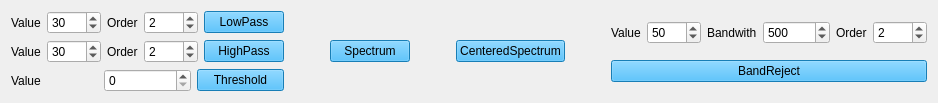
             <widget class="QWidget" name="tab_5">
              <attribute name="title">
               <string>Hw5</string>
              </attribute>
              <layout class="QHBoxLayout" name="horizontalLayout_26">
               <item>
                <layout class="QHBoxLayout" name="horizontalLayout_25">
                 <item>
                  <layout class="QVBoxLayout" name="verticalLayout_21">
                   <item>
                    <layout class="QHBoxLayout" name="horizontalLayout_21">
                     <item>
                      <widget class="QLabel" name="label_12">
                       <property name="text">
                        <string>Value</string>
                       </property>
                      </widget>
                     </item>
                     <item>
                      <widget class="QSpinBox" name="spinBox">
                       <property name="maximum">
                        <number>5000</number>
                       </property>
                       <property name="value">
                        <number>30</number>
                       </property>
                      </widget>
                     </item>
                     <item>
                      <widget class="QLabel" name="label_13">
                       <property name="text">
                        <string>Order</string>
                       </property>
                      </widget>
                     </item>
                     <item>
                      <widget class="QSpinBox" name="spinBox_4">
                       <property name="maximum">
                        <number>5000</number>
                       </property>
                       <property name="value">
                        <number>2</number>
                       </property>
                      </widget>
                     </item>
                     <item>
                      <widget class="QPushButton" name="pushButton_17">
                       <property name="styleSheet">
                        <string notr="true">background-color:rgb(33, 177, 255)</string>
                       </property>
                       <property name="text">
                        <string>LowPass</string>
                       </property>
                      </widget>
                     </item>
                    </layout>
                   </item>
                   <item>
                    <layout class="QHBoxLayout" name="horizontalLayout_22">
                     <item>
                      <widget class="QLabel" name="label_14">
                       <property name="text">
                        <string>Value</string>
                       </property>
                      </widget>
                     </item>
                     <item>
                      <widget class="QSpinBox" name="spinBox_2">
                       <property name="maximum">
                        <number>5000</number>
                       </property>
                       <property name="value">
                        <number>30</number>
                       </property>
                      </widget>
                     </item>
                     <item>
                      <widget class="QLabel" name="label_15">
                       <property name="text">
                        <string>Order</string>
                       </property>
                      </widget>
                     </item>
                     <item>
                      <widget class="QSpinBox" name="spinBox_5">
                       <property name="maximum">
                        <number>5000</number>
                       </property>
                       <property name="value">
                        <number>2</number>
                       </property>
                      </widget>
                     </item>
                     <item>
                      <widget class="QPushButton" name="pushButton_18">
                       <property name="styleSheet">
                        <string notr="true">background-color:rgb(33, 177, 255)</string>
                       </property>
                       <property name="text">
                        <string>HighPass</string>
                       </property>
                      </widget>
                     </item>
                    </layout>
                   </item>
                   <item>
                    <layout class="QHBoxLayout" name="horizontalLayout_23">
                     <item>
                      <widget class="QLabel" name="label_16">
                       <property name="text">
                        <string>Value</string>
                       </property>
                      </widget>
                     </item>
                     <item>
                      <widget class="QSpinBox" name="spinBox_3">
                       <property name="maximum">
                        <number>255</number>
                       </property>
                      </widget>
                     </item>
                     <item>
                      <widget class="QPushButton" name="pushButton_19">
                       <property name="styleSheet">
                        <string notr="true">background-color:rgb(33, 177, 255)</string>
                       </property>
                       <property name="text">
                        <string>Threshold</string>
                       </property>
                      </widget>
                     </item>
                    </layout>
                   </item>
                  </layout>
                 </item>
                 <item>
                  <spacer name="horizontalSpacer_7">
                   <property name="orientation">
                    <enum>Qt::Horizontal</enum>
                   </property>
                   <property name="sizeHint" stdset="0">
                    <size>
                     <width>40</width>
                     <height>20</height>
                    </size>
                   </property>
                  </spacer>
                 </item>
                 <item>
                  <widget class="QPushButton" name="pushButton_21">
                   <property name="styleSheet">
                    <string notr="true">background-color:rgb(33, 177, 255)</string>
                   </property>
                   <property name="text">
                    <string>Spectrum</string>
                   </property>
                  </widget>
                 </item>
                 <item>
                  <spacer name="horizontalSpacer_8">
                   <property name="orientation">
                    <enum>Qt::Horizontal</enum>
                   </property>
                   <property name="sizeHint" stdset="0">
                    <size>
                     <width>40</width>
                     <height>20</height>
                    </size>
                   </property>
                  </spacer>
                 </item>
                 <item>
                  <widget class="QPushButton" name="pushButton_20">
                   <property name="styleSheet">
                    <string notr="true">background-color:rgb(33, 177, 255)</string>
                   </property>
                   <property name="text">
                    <string>CenteredSpectrum</string>
                   </property>
                  </widget>
                 </item>
                 <item>
                  <spacer name="horizontalSpacer_9">
                   <property name="orientation">
                    <enum>Qt::Horizontal</enum>
                   </property>
                   <property name="sizeHint" stdset="0">
                    <size>
                     <width>40</width>
                     <height>20</height>
                    </size>
                   </property>
                  </spacer>
                 </item>
                 <item>
                  <layout class="QVBoxLayout" name="verticalLayout_20">
                   <item>
                    <layout class="QHBoxLayout" name="horizontalLayout_24">
                     <item>
                      <widget class="QLabel" name="label_17">
                       <property name="text">
                        <string>Value</string>
                       </property>
                      </widget>
                     </item>
                     <item>
                      <widget class="QSpinBox" name="spinBox_6">
                       <property name="maximum">
                        <number>5000</number>
                       </property>
                       <property name="value">
                        <number>50</number>
                       </property>
                      </widget>
                     </item>
                     <item>
                      <widget class="QLabel" name="label_18">
                       <property name="text">
                        <string>Bandwith</string>
                       </property>
                      </widget>
                     </item>
                     <item>
                      <widget class="QSpinBox" name="spinBox_7">
                       <property name="maximum">
                        <number>500000</number>
                       </property>
                       <property name="value">
                        <number>500</number>
                       </property>
                      </widget>
                     </item>
                     <item>
                      <widget class="QLabel" name="label_19">
                       <property name="text">
                        <string>Order</string>
                       </property>
                      </widget>
                     </item>
                     <item>
                      <widget class="QSpinBox" name="spinBox_8">
                       <property name="maximum">
                        <number>5000</number>
                       </property>
                       <property name="value">
                        <number>2</number>
                       </property>
                      </widget>
                     </item>
                    </layout>
                   </item>
                   <item>
                    <widget class="QPushButton" name="pushButton_24">
                     <property name="styleSheet">
                      <string notr="true">background-color:rgb(33, 177, 255)</string>
                     </property>
                     <property name="text">
                      <string>BandReject</string>
                     </property>
                    </widget>
                   </item>
                  </layout>
                 </item>
                </layout>
               </item>
              </layout>
             </widget>
